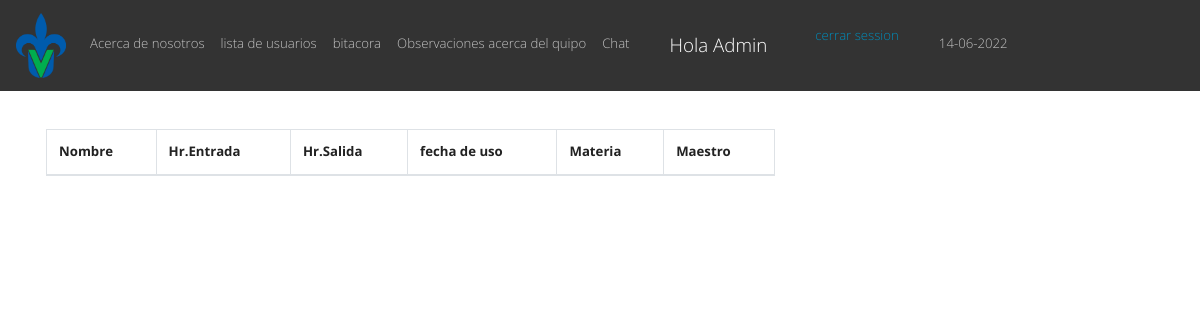
The app's page /bitacora.php (signed in), older data.
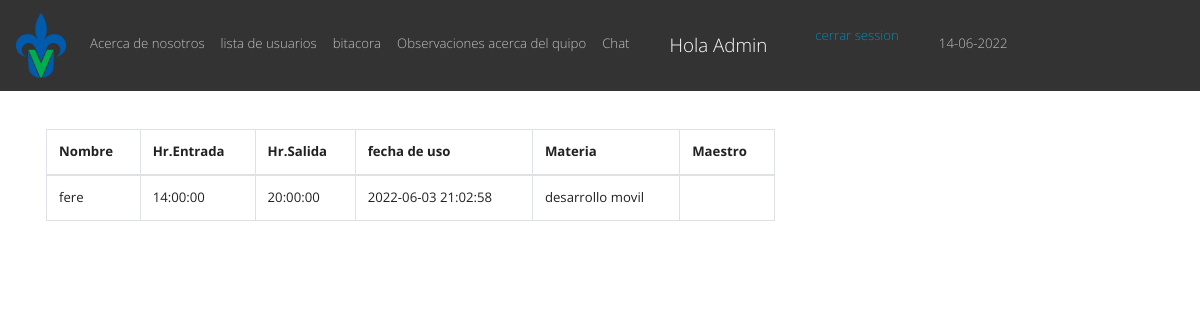
The same page, newer data.
### tables this page shows
CREATE TABLE `prestamos` (
  `id_prestamo` int(11) NOT NULL AUTO_INCREMENT,
  `h_entrada` time NOT NULL,
  `h_actua` timestamp NOT NULL DEFAULT current_timestamp(),
  `id_materia` int(100) NOT NULL,
  `id_usuario` int(100) NOT NULL,
  `id_equipo` int(100) NOT NULL,
  `motivo_pres` text DEFAULT NULL,
  `h_salida` time DEFAULT NULL,
  PRIMARY KEY (`id_prestamo`),
  KEY `id_materia` (`id_materia`),
  KEY `id_equipo` (`id_equipo`),
  KEY `id_usuario` (`id_usuario`),
  CONSTRAINT `prestamos_ibfk_3` FOREIGN KEY (`id_materia`) REFERENCES `materias` (`id_materia`),
  CONSTRAINT `prestamos_ibfk_4` FOREIGN KEY (`id_equipo`) REFERENCES `pc` (`id_equipo`),
  CONSTRAINT `prestamos_ibfk_5` FOREIGN KEY (`id_usuario`) REFERENCES `usarios` (`id`)
);

CREATE TABLE `usarios` (
  `id` int(11) NOT NULL AUTO_INCREMENT,
  `nombre` varchar(100) DEFAULT NULL,
  `matricula` varchar(100) DEFAULT NULL,
  `carrera` varchar(100) DEFAULT NULL,
  `id_rol` int(11) DEFAULT NULL,
  `pass` varchar(255) NOT NULL,
  PRIMARY KEY (`id`),
  KEY `fk_id_rol` (`id_rol`),
  CONSTRAINT `fk_id_rol` FOREIGN KEY (`id_rol`) REFERENCES `rol` (`id`)
);

CREATE TABLE `materias` (
  `id_materia` int(100) NOT NULL AUTO_INCREMENT,
  `nombre_materia` varchar(100) DEFAULT NULL,
  PRIMARY KEY (`id_materia`)
);

### bitacora.php (the view, shortened to what this page needs)
<?php
include("db.php");
$username = $_SESSION['username'];
if(!isset($username)){
  header("location: login.php");
  }else{?>
<!DOCTYPE html>
<html lang="en">
  <head>
    <link rel="stylesheet" href="https://bootswatch.com/4/yeti/bootstrap.min.css">
    <link rel="stylesheet" href="https://use.fontawesome.com/releases/v5.6.3/css/all.css">
  </head>
  <body>
   <nav class="navbar navbar-expand-sm bg-dark navbar-dark">
  <a class="navbar-brand" >
    <img src="img/uv.png" alt="logo" style="width:50px;">
  </a>
  <ul class="navbar-nav">
    <li class="nav-item">
      <a class="nav-link" href="nosotros1.php ">Acerca de nosotros</a>
    </li>
    <li class="nav-item">
      <a class="nav-link" href="prestamos.php">lista de usuarios</a>
    </li>
    <li class="nav-item">
      <a class="nav-link" href="bitacora.php">bitacora</a>
    </li>
    <li class="nav-item">
      <a class="nav-link" href="observaciones.php">Observaciones acerca del quipo</a>
    </li>
    <li class="nav-item">
      <a class="nav-link" href="chat.php">Chat</a>
    </li>
    <li class="nav-item">
      <a class="nav-link" >             </a>
    </li>
     <li class="nav-item">
      <a class="nav-link" >              </a>
    </li>
     <li class="nav-item">
      <a class="navbar-brand"  tanindex="" alt="volver a la pagina principal">  Hola  <?php echo $username;} ?></a>
    </li>
    <li class="nav-item">
      <a class="nav-link" >             </a>
    </li>
     <li class="nav-item">
      <a class="nav-link" >              </a>
    </li>
    <li class="nav-item">
          <?php
                  echo "<a class='nav-item' href='includes/salir.php'  tabindex='' alt='cerrar mi session'>cerrar session </a>";
                ?>
    </li>
    <li class="nav-item">
      <a class="nav-link" >             </a>
    </li>
     <li class="nav-item">
      <a class="nav-link" >              </a>
    </li>
    <li class="nav-item">
      <a class="nav-link" href="#">
        <?php
          echo date("d-");
          echo date("m-");
          echo date("Y");
        ?>
      </a>
    </li>
  </ul>
</nav>
    <br>
<div class="container p-3" >
    <div class="row">
        <div class="col-md-8">
            <table class="table table-bordered">
                <thead>
                    <tr>
                        <th>Nombre</th>
                        <th>Hr.Entrada</th>
                        <th>Hr.Salida</th>
                        <th>fecha de uso</th>
                        <th>Materia</th>
                        <th>Maestro</th>
                    </tr>
                </thead>
                <tbody>
                    <?php
                        $sql ="SELECT usarios.nombre, prestamos.h_entrada, prestamos.h_salida, prestamos.h_actua, materias.nombre_materia, prestamos.maestro
                               FROM prestamos
                               INNER JOIN usarios ON usarios.id = prestamos.id_usuario
                              INNER JOIN materias ON materias.id_materia = prestamos.id_materia;";
                        $consuta= mysqli_query( $conn, $sql );
                        while($row = mysqli_fetch_array($consuta) ){ ?>
                        <tr>
                            <td><?php echo $row['nombre'] ?></td>
                            <td><?php echo $row['h_entrada'] ?></td>
                            <td><?php echo $row['h_salida'] ?></td>
                            <td><?php echo $row['h_actua'] ?></td>
                            <td><?php echo $row['nombre_materia'] ?></td>
                            <td><?php echo $row['maestro'] ?></td>
                                                    </tr>
                    <?php } ?>
                </tbody>
            </table>
        </div>
    </div>
</div>
<?php include("includes/footer.php") ?>

Row changes from the older to the newer data that the page shows:
added prestamos: id_usuario.nombre "fere", h_entrada "14:00:00", h_salida "20:00:00", h_actua "2022-06-03 21:02:58", id_materia.nombre_materia "desarrollo movil"
